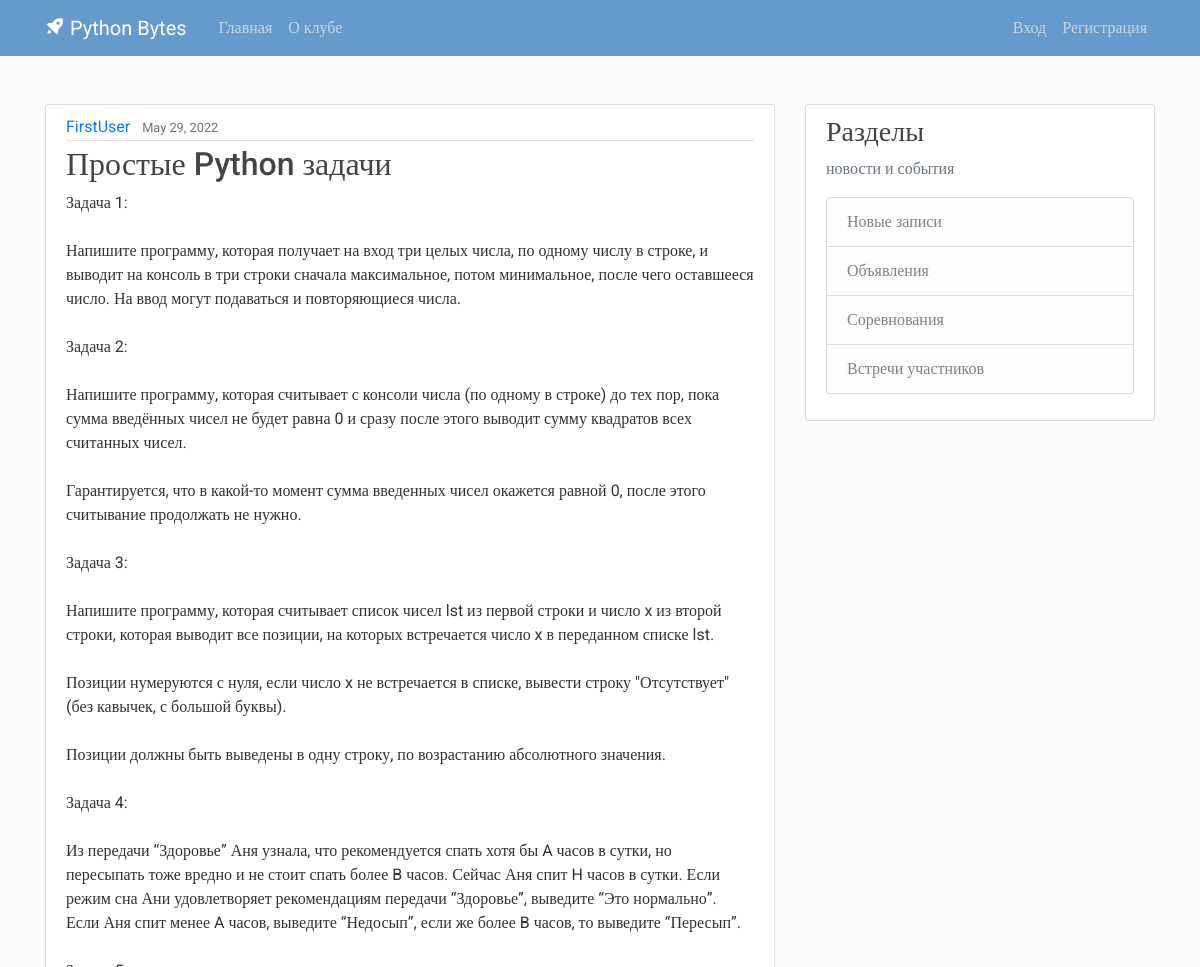
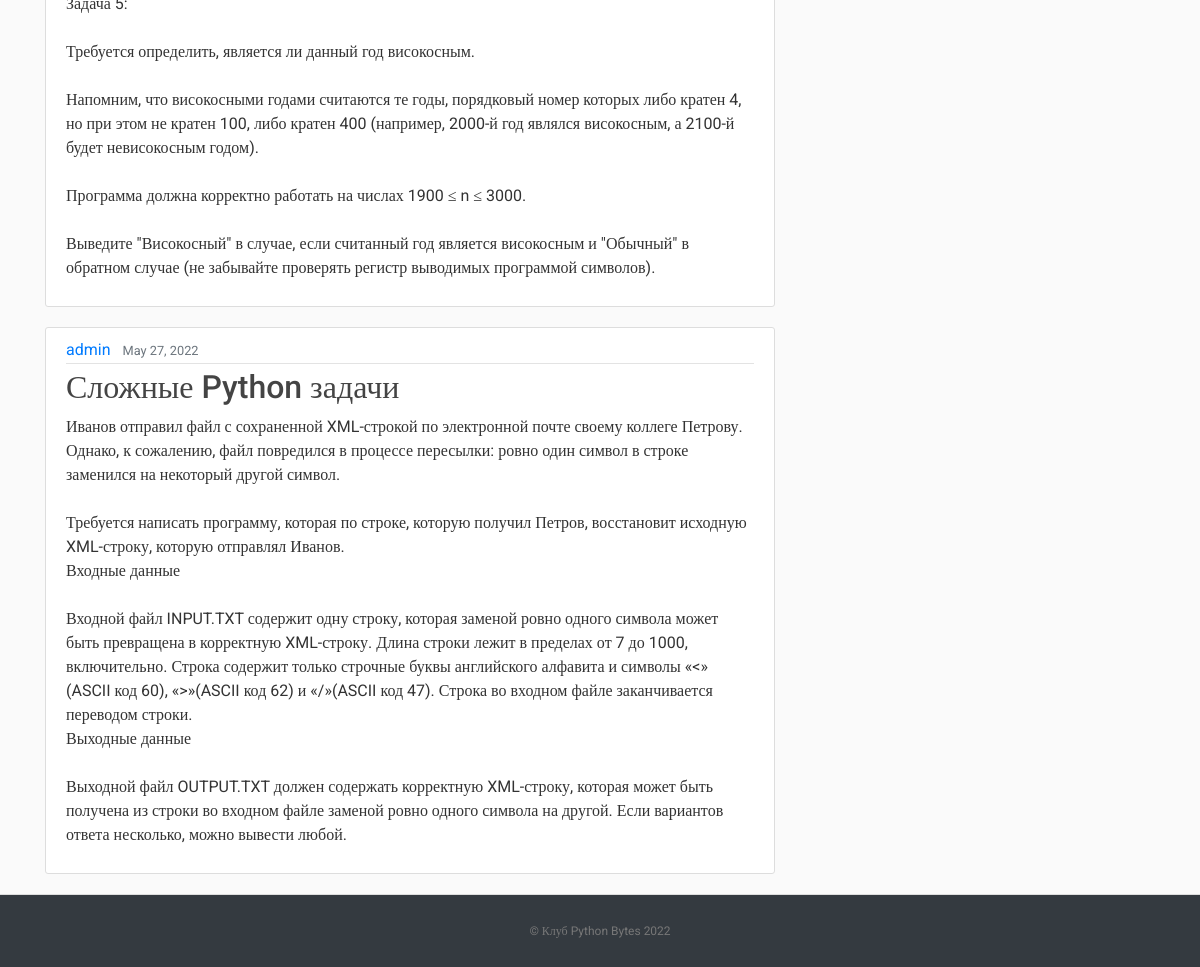
The page / on the database its author committed (2 pictures, top to bottom).
### blog/models.py (models this page shows, shortened)
class Post(models.Model):
    title = models.CharField(max_length=100)
    content = models.TextField()
    date_posted = models.DateTimeField(default=timezone.now)
    author = models.ForeignKey(User, on_delete=models.CASCADE)

### blog/views.py (the view)
# urls.py: path('', views.home, name='blog-home'),
def home(request):
    context = {
        'posts': Post.objects.all()
    }
    return render(request, 'blog/home.html', context)

### blog/templates/blog/home.html
﻿{% extends "blog/base.html" %}
{% block content %}
    {% for post in posts %}
        <article class="media content-section">
          <div class="media-body">
            <div class="article-metadata">
              <a class="mr-2" href="#">{{ post.author }}</a>
              <small class="text-muted">{{ post.date_posted|date:"F d, Y" }}</small>
            </div>
            <h2><a class="article-title" href="#">{{ post.title }}</a></h2>
            <p class="article-content">{{ post.content }}</p>
          </div>
        </article>
    {% endfor %}
{% endblock content %}

### blog/templates/blog/base.html (shortened to what this page needs)
﻿{% load static %}
<!DOCTYPE html>
<html>
<head>
     <link rel="stylesheet" href="https://maxcdn.bootstrapcdn.com/bootstrap/4.0.0/css/bootstrap.min.css">
     <link rel="stylesheet" type="text/css" href="{% static 'blog/main.css' %}">
     <link href='https://unpkg.com/boxicons@2.1.2/css/boxicons.min.css' rel='stylesheet'>
     <link rel="stylesheet" type="text/css" href="{% static 'blog/table.css' %}">
</head>
<body>
    <header class="site-header">
      <nav class="navbar navbar-expand-md navbar-dark bg-blue fixed-top">
        <div class="container">
          <a class="navbar-brand mr-4" href="{% url 'blog-home' %}"><i class='bx bxs-rocket bx-tada-hover'></i> Python Bytes</a>
          <div class="collapse navbar-collapse" id="navbarToggle">
            <div class="navbar-nav mr-auto">
              <a class="nav-item nav-link " href="{% url 'blog-home' %}">Главная</a>
              <a class="nav-item nav-link" href="{% url 'blog-about' %}">О клубе</a>
            </div>
            <div class="navbar-nav">
              {% if user.is_authenticated %}
                <a class="nav-item nav-link" href="{% url 'profile' %}">Профиль</a>
                <a class="nav-item nav-link" href="{% url 'logout' %}">Выход</a>
              {% else %}
                <a class="nav-item nav-link" href="{% url 'login' %}">Вход</a>
                <a class="nav-item nav-link" href="{% url 'register' %}">Регистрация</a>
              {% endif %}
            </div>
          </div>
        </div>
      </nav>
    </header>
    <main role="main" class="container">
      <div class="row">
        <div class="col-md-8">
          {% block content %}{% endblock %}
        </div>
        <div class="col-md-4">
          <div class="content-section">
            <h3>Разделы</h3>
            <p class='text-muted'>новости и события
              <ul class="list-group">
                <li class="list-group-item list-group-item-light">Новые записи</li>
                <li class="list-group-item list-group-item-light">Объявления</li>
                <li class="list-group-item list-group-item-light">Соревнования</li>
                <li class="list-group-item list-group-item-light">Встречи участников</li>
              </ul>
            </p>
          </div>
        </div>
      </div>
    </main>
    <footer class="text-center bg-dark">
      <p><a href="{% url 'blog-home' %}">© Клуб Python Bytes 2022</a></p>
    </footer>
</body>
</html>

### blog/static/blog/main.css (style rules this page uses)
﻿body, html { width:100%; height:100% }
body { margin:0; padding:0; background: #fafafa; color: #333333; margin-top: 5rem; font-family:Roboto; }
h1, h2, h3, h4, h5, h6 { color: #444444; }
ul { margin: 0; }
.bg-blue { background-color: #6699cc; }
.site-header .navbar-nav .nav-link { color: #cbd5db; }
.content-section { background: #ffffff; padding: 10px 20px; border: 1px solid #dddddd; border-radius: 3px; margin-bottom: 20px; }
.article-title { color: #444444; }
.article-content { white-space: pre-line; }
.article-metadata { padding-bottom: 1px; margin-bottom: 4px; border-bottom: 1px solid #e3e3e3 }
footer { position: sticky!important; top: 100%; padding-top:25px; padding-bottom:25px; border-top:1px solid #ddd; }
footer p { margin:2px; text-align:center; padding:0 40px; color:#fff; font-size:12px; }
footer a { color:#777 }

### rows shown on the page
Post: author "FirstUser", date_posted "May 29, 2022", title "Простые Python задачи", content "Задача 1: Напишите программу, которая получает на вход три целых числа, по одному числу в строке, и выводит на консоль в три строки сначала максимальное, потом минимальное, после чего оставшееся число. На ввод могут подаваться и повторяющиеся числа. Задача 2: Напишите программу, которая считывает с консоли числа (по одному в строке) до тех пор, пока сумма введённых чисел не будет равна 0 и сразу после этого выводит сумму квадратов всех считанных чисел. Гарантируется, что в какой-то момент сумма введенных чисел окажется равной 0, после этого считывание продолжать не нужно. Задача 3: Напишите программу, которая считывает список чисел lst из первой строки и число x из второй строки, которая…"
Post: author "admin", date_posted "May 27, 2022", title "Сложные Python задачи", content "Иванов отправил файл с сохраненной XML-строкой по электронной почте своему коллеге Петрову. Однако, к сожалению, файл повредился в процессе пересылки: ровно один символ в строке заменился на некоторый другой символ. Требуется написать программу, которая по строке, которую получил Петров, восстановит исходную XML-строку, которую отправлял Иванов. Входные данные Входной файл INPUT.TXT содержит одну строку, которая заменой ровно одного символа может быть превращена в корректную XML-строку. Длина строки лежит в пределах от 7 до 1000, включительно. Строка содержит только строчные буквы английского алфавита и символы «<» (ASCII код 60), «>»(ASCII код 62) и «/»(ASCII код 47). Строка во входном…"
